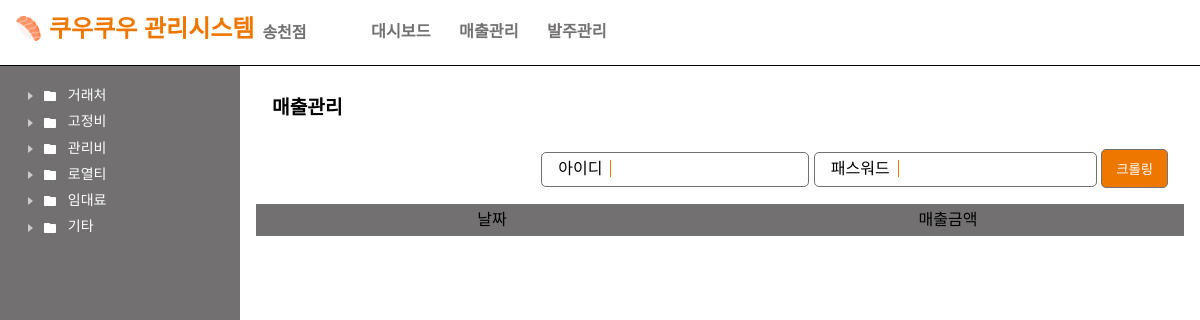
/sales/, run on an earlier commit of the app's database.
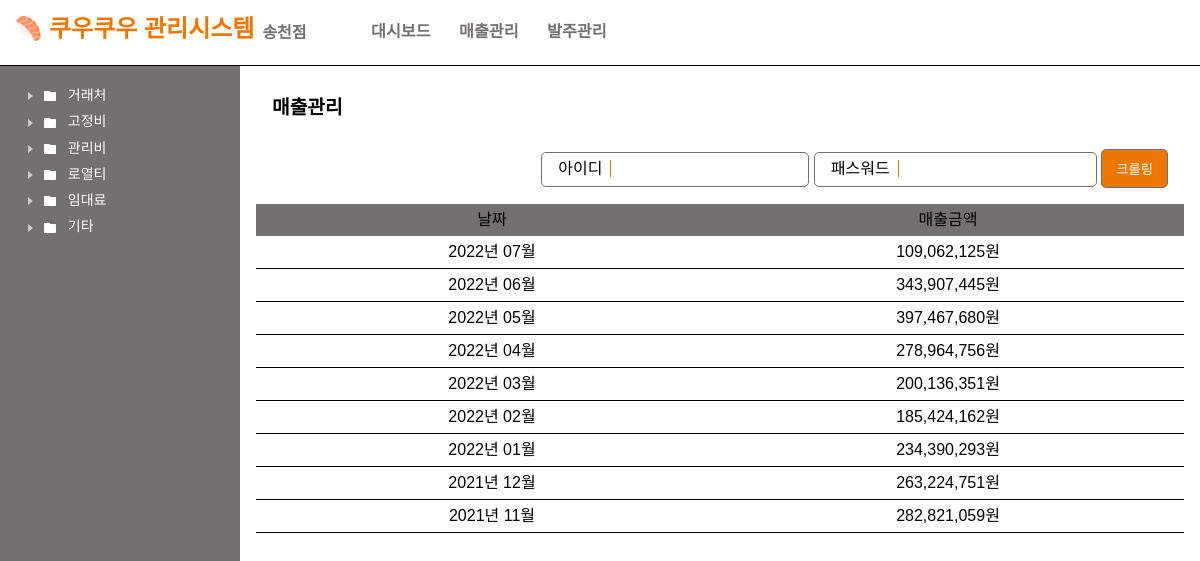
And on a later commit of the database.
### main/models.py (models this page shows)
class Sales(models.Model):
    month = models.DateField()
    price = models.IntegerField()

### main/views.py (the view)
# urls.py: path('sales/', views.sales, name="sales"),
def sales(request):
    if request.method == "POST":
        id = request.POST.get("id")
        pw = request.POST.get("pw")
        data = web_crawling(id, pw)
        insert_sales(data)
        return redirect("main:sales")
    datas = Sales.objects.all()
    context = {
        'datas': datas,
    }
    return render(request, "main/sales.html", context)

### templates/main/sales.html (shortened to what this page needs)
{% extends 'base.html' %}
{% load static %}
{% load humanize %}
{% load mathfilters %}
{% block content %}
    <link href="{% static 'css/sales.css' %}" type="text/css" rel="stylesheet"/>
    <div class="view-area">
        <div class="sales">
        <div class="view-header"><h1>매출관리</h1></div>
            <div class="crawling">
                <form method="post">
                    <div><label>아이디</label><input type="text" name="id" required></div>
                    <div><label>패스워드</label><input type="password" name="pw" required></div>
                    <div class="submit-button"><input type="submit" value="크롤링"></div>
                </form>
            </div>
            <div class="sales-table">
                <div class="data-header"><div>날짜</div><div>매출금액</div></div>
                {% for data in datas %}
                    <div class="data-body"><div>{{ data.month|date:"Y년 m월" }}</div><div>{{ data.price|intcomma }}원</div></div>
                {% endfor %}
            </div>
        </div>
    </div>
{% endblock %}

### templates/base.html (shortened to what this page needs)
{% load static %}
<!DOCTYPE html>
<html lang="en">
<head>
    <link href="{% static 'css/root.css' %}" rel="stylesheet" type="text/css">
    <link href="{% static 'css/default.css' %}" rel="stylesheet" type="text/css">
    <link href="{% static 'css/navigation.css' %}" rel="stylesheet" type="text/css">
    <link href="{% static 'css/main.css' %}" rel="stylesheet" type="text/css">
    <link href="{% static 'css/modal.css' %}" rel="stylesheet" type="text/css">
</head>
<body>
{% include 'navigation.html' %}
{% block content %}
{% endblock %}
</main>
</body>
</html>

### templates/navigation.html (shortened to what this page needs)
{% load static %}
<header>
   <img id="header-favicon" src="{% static 'img/favicon.png' %}" width="25px"><h1>쿠우쿠우 관리시스템<span id="h1-sub">송천점</span></h1>
    <ul>
        <li><a href="{% url 'main:index' %}">대시보드</a></li>
        <li><a href="{% url 'main:sales' %}">매출관리</a></li>
        <li><a href="">발주관리</a></li>
    </ul>
</header>
<nav>
    <div class="scroll-wrap">
        <ul class="first-view">
            <div class="ml-1">
                    <em class="ic16 ic-close"></em>
                    <em class="ic16 ic-folder"></em>
                    <span class="menu-name">거래처</span>
            </div>
        </ul>
        <ul class="first-view">
            <div class="ml-1">
                    <em class="ic16 ic-close"></em>
                    <em class="ic16 ic-folder"></em>
                    <span class="menu-name">고정비</span>
            </div>
        </ul>
        <ul class="first-view">
            <div class="ml-1">
                    <em class="ic16 ic-close"></em>
                    <em class="ic16 ic-folder"></em>
                    <span class="menu-name">관리비</span>
            </div>
        </ul>
        <ul class="first-view">
            <div class="ml-1">
                    <em class="ic16 ic-close"></em>
                    <em class="ic16 ic-folder"></em>
                    <span class="menu-name">로열티</span>
            </div>
        </ul>
        <ul class="first-view">
            <div class="ml-1">
                    <em class="ic16 ic-close"></em>
                    <em class="ic16 ic-folder"></em>
                    <span class="menu-name">임대료</span>
            </div>
        </ul>
        <ul class="first-view">
            <div class="ml-1">
                    <em class="ic16 ic-close"></em>
                    <em class="ic16 ic-folder"></em>
                    <span class="menu-name">기타</span>
            </div>
        </ul>
    </div>
</nav>
<main>

### static/css/root.css (style rules this page uses)
:root { --primary-color : #EE7700; --sub-color : #727071; --h1-fontsize : 1.5rem; --h2-fontsize : 1.2rem; --normal-fontsize : 0.8rem; --default-padding : 1rem; --nav-width : 20%; --minimum-height : calc(100vh - 3.5rem); --nav-hover-color : #f4f4f41F; }

### static/css/default.css (style rules this page uses)
html, body, div, span, applet, object, iframe, h1, h2, h3, h4, h5, h6, p, blockquote, pre, a, abbr, acronym, address, big, cite, code, del, dfn, em, img, ins, kbd, q, s, samp, small, strike, strong, sub, sup, tt, var, b, u, i, ol, ul, li, center, dl, dt, dd, fieldset, form, label, legend, table, caption, tbody, tfoot, thead, tr, th, td, article, aside, canvas, details, embed, figure, figcaption, footer, header, hgroup, menu, nav, output, ruby, section, summary, time, mark, audio, video { margin: 0; padding: 0; border: 0; font-size: 100%; font: inherit; font-family: 'Noto Sans KR', sans-serif; vertical-align: baseline; text-decoration : none; list-style : none; }
article, aside, details, figcaption, figure, footer, header, hgroup, menu, nav, section { display: block; }
body { line-height: 1; }
a { display: inline-block; }

### static/css/navigation.css (style rules this page uses)
header { display: inline-block; width : 100%; border-bottom : 1px solid black; box-sizing: border-box; padding : var(--default-padding); }
#header-favicon { vertical-align: middle; padding-bottom: 0.5rem; }
header h1 { display: inline-block; color : var(--primary-color); font-size : var(--h1-fontsize); font-weight: 600; padding-left: 0.5rem; }
header h1 span { color : var(--sub-color); font-size : var(--h2-fontsize); margin-left : 0.5rem; font-size : 1rem !important; vertical-align: bottom; }
header ul { display: inline-block; color : var(--sub-color); margin-left : 3rem; }
header ul li { padding : 0.25rem; margin-left : 0.5rem; margin-right : 0.5rem; display : inline-block; font-size : calc(var(--h2-fontsize) - 3px); }
header ul li a { color : var(--sub-color); font-weight: 600; text-decoration: none; }
nav { display : inline-block; width : var(--nav-width); min-height : var(--minimum-height); background : var(--sub-color); font-size : 14px; color: white; }
.scroll-wrap { margin: 20px; }
.menu-name { margin-left : 6px; }
.ml-1 { border-radius: 5px; padding: 2px; cursor : pointer; margin-bottom : 6px; }
.ic16 { display: inline-block; vertical-align: middle; width: 16px; height: 16px; background-size: 16px 16px; background: url(../img/icons.svg) 0 0 no-repeat; }
.ic16.ic-close { background-position: -160px 0px; }
.ic16.ic-folder { background-position: -96px 0; }

### static/css/main.css (style rules this page uses)
main { display: inline-block; width : 80%; float : right; padding : var(--default-padding); box-sizing: border-box; }
.input-area, .null-area, .view-area { width : 100%; }
.view-area .view-header { display: inline-block; width : 100%; }
.view-area .view-header h1 { display: inline-block; font-weight: 600; font-size : var(--h2-fontsize); padding : 1rem; }

### static/css/sales.css (style rules this page uses)
.view-header { display: inline-block !important; width : 50% !important; vertical-align: bottom; }
.crawling { display: inline-block; float : right; padding : 1rem; }
.crawling div { display: inline-block; border : 1px solid var(--sub-color); border-radius: 5px; padding : 0.5rem; }
.crawling div label { padding-left : 0.5rem; padding-right : 0.5rem; border-right : 1px solid var(--primary-color); }
.crawling div input { margin-left : 0.5rem; border : 0; }
.crawling .submit-button { background: var(--primary-color); margin : 0; }
.crawling .submit-button input { margin : 0; background: 0; box-sizing: border-box; color : white; }
.sales-table > div { clear : both; display : grid; grid-template-columns: repeat(2, 1fr); grid-template-rows: 1fr; text-align : center; padding : 0.5rem; }
.sales-table .data-header { background: var(--sub-color); }
.sales-table .data-body { border-bottom : 1px solid black; }

What changed in the data, as far as the page shows it:
added Sales: month "2022년 07월", price "109,062,125"
added Sales: month "2022년 06월", price "343,907,445"
added Sales: month "2022년 05월", price "397,467,680"
added Sales: month "2022년 04월", price "278,964,756"
added Sales: month "2022년 03월", price "200,136,351"
added Sales: month "2022년 02월", price "185,424,162"
added Sales: month "2022년 01월", price "234,390,293"
added Sales: month "2021년 12월", price "263,224,751"
added Sales: month "2021년 11월", price "282,821,059"
